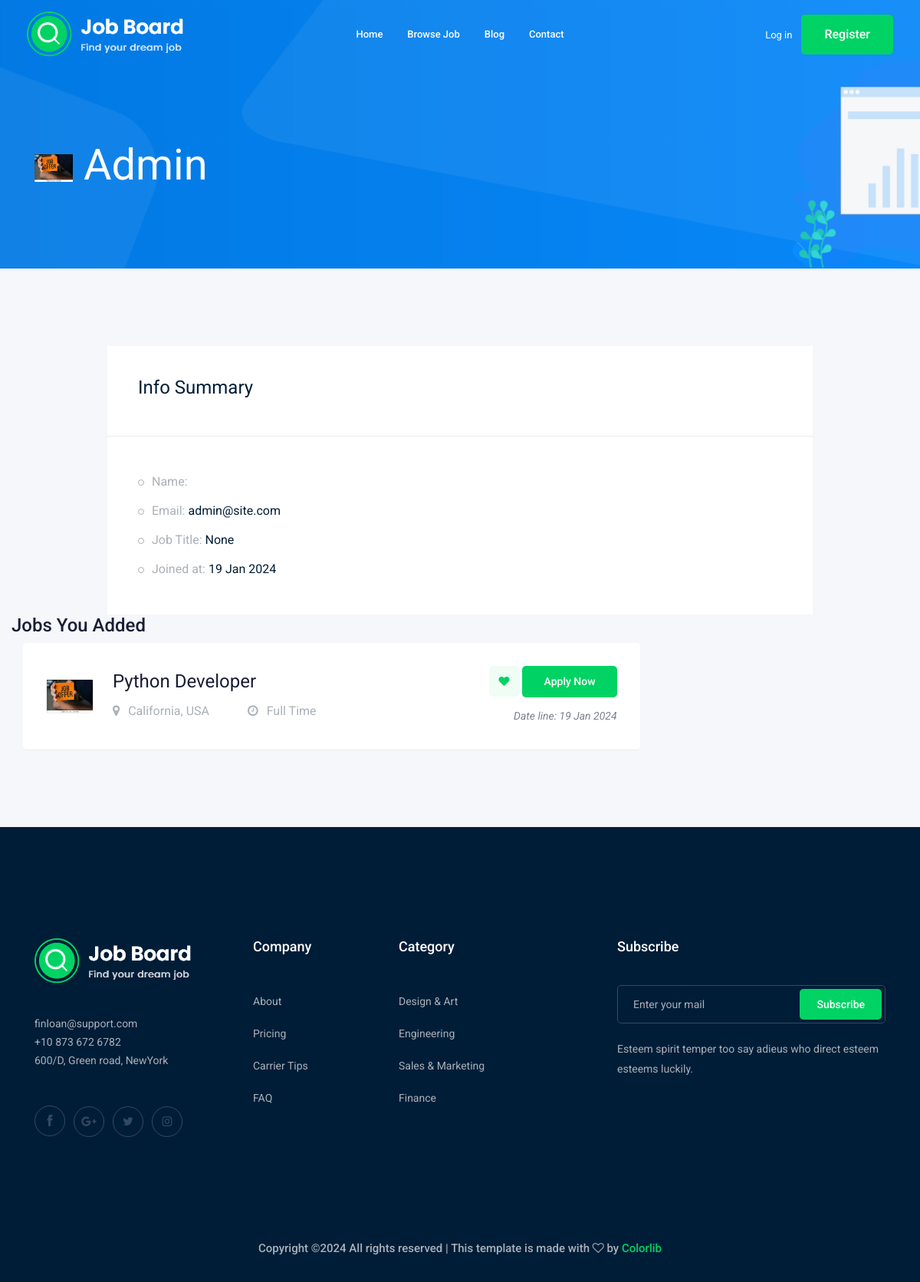
The page /admin on the database its author committed.
### accounts/models.py (models this page shows, shortened)
class userTips(models.Model):
        user = models.OneToOneField(User, on_delete=models.CASCADE)
        userType = models.CharField(choices = usersTypes , max_length=20)
        userImage = models.ImageField(default='media/default/job-offer-on-orange-note-260nw-752376046.jpg',upload_to=image_upload)
        verfication = models.BooleanField(default=False)
        job_title = models.ForeignKey(Category, on_delete=models.CASCADE,blank=True, null=True)

### job/models.py (models this page shows, shortened)
class Job(models.Model):
	employer = models.ForeignKey(User,  on_delete=models.CASCADE)
	title = models.CharField(max_length=50)
	job_type = models.CharField(max_length=50,choices = jobType)
	Description = models.TextField(max_length = 1000)
	publishedAt = models.DateTimeField(auto_now=True)
	Vacancy = models.IntegerField(default=1)
	salary = models.IntegerField(default=0)
	exp = models.IntegerField(default=1)
	cat = models.ForeignKey(Category,verbose_name = "Category Name", on_delete=models.CASCADE)
	image = models.ImageField(upload_to="media/jobs/", default='media/default/job-offer-on-orange-note-260nw-752376046.jpg')
	slug = models.SlugField(blank=True,null=True)

### home/views.py (the view)
# urls.py: path('<str:username>', views.user_profile,name="user_profile"),
def user_profile(request,username):
        user = User.objects.get(username=username)
        usertipsData = userTips.objects.get(user=user)
        jobs = Job.objects.filter(employer=user)
        apps = job_application.objects.filter(employee=user)
        return render(request,"home/profile.html",{'user':user,'userTips':usertipsData,'jobs':jobs,'apps':apps})

### home/templates/home/profile.html (shortened to what this page needs)
{% extends 'base.html' %}
{% block headerElse %}
    <div class="bradcam_area bradcam_bg_1">
        <div class="container">
            <div class="row">
                <div class="col-xl-12">
                    <div class="bradcam_text">
                        <h3>
                            <img src="{{userTips.userImage.url}}" width="50px" alt="">
                            {{user.username}}
                        </h3>
                    </div>
                </div>
            </div>
        </div>
    </div>
{% endblock headerElse %}
{% block body %}
    <div class="job_details_area">
        <div class="container">
            <div class="row">
                <div class="col-lg-10 mx-auto">
                    <div class="job_sumary">
                        <div class="summery_header">
                            <h3>Info Summary</h3>
                        </div>
                        <div class="job_content">
                            <ul>
                                <li>Name: </li>
                                <li>Email: <span>{{user.email}}</span></li>
                                <li>Job Title: <span>{{userTips.job_title}}</span></li>
                                <li>Joined at: <span>{{user.date_joined | date:'d M o'}}</span></li>
                            </ul>
                        </div>
                    </div>
                </div>
                <div class="job_lists m-0">
                    <div class="row">
                        <div class="summery_header">
                            <h3>Jobs You Added </h3>
                        </div>
                    {% for job in jobs %}
                        <div class="col-lg-12 col-md-12">
                            <div class="single_jobs white-bg d-flex justify-content-between">
                                <div class="jobs_left d-flex align-items-center">
                                    <div class="thumb">
                                        <img src="{{job.image.url}}" width="60px" alt="">
                                    </div>
                                    <div class="jobs_conetent">
                                        <a href="{% url 'jobs:jobDetail' job.slug %}"><h4>{{job.title}}</h4></a>
                                        <div class="links_locat d-flex align-items-center">
                                            <div class="location">
                                                <p> <i class="fa fa-map-marker"></i> California, USA</p>
                                            </div>
                                            <div class="location">
                                                <p> <i class="fa fa-clock-o"></i> {{job.job_type}}</p>
                                            </div>
                                        </div>
                                    </div>
                                </div>
                                <div class="jobs_right">
                                    <div class="apply_now">
                                        <a class="heart_mark" href="#"> <i class="fa fa-heart"></i> </a>
                                        <a href="{% url 'jobs:jobDetail' job.slug %}" class="boxed-btn3">Apply Now</a>
                                    </div>
                                    <div class="date">
                                        <p>Date line: {{job.publishedAt |date:'d M o'}}</p>
                                    </div>
                                </div>
                            </div>
                        </div>
                    {% endfor %}
                    </div>
                </div>
            </div>
        </div>
    </div>
{% endblock body %}

### templates/base.html (style rules this page uses)
.thumb { background-image: initial; background-color: rgb(28, 31, 32); border-color: rgb(52, 57, 59); padding: 0px !important; width: fit-content !important; height: fit-content !important; }
.thumb img { width:60px; }

### rows shown on the page
userTips: userImage (picture), job_title "None"
Job: image (picture), title "Python Developer", job_type "Full Time", publishedAt "19 Jan 2024"

### other values the page prints
{{ user.username }} "Admin"
{{ user.email }} "admin@site.com"
{{ user.date_joined | date:'d M o' }} "19 Jan 2024"
